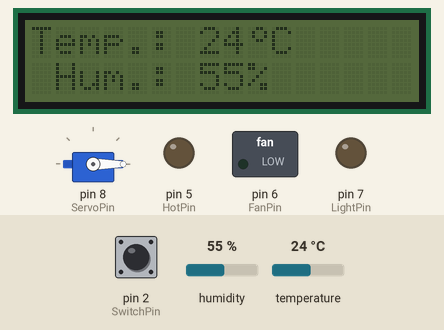
Recording of a sketch running on a simulated Arduino Uno, built with avr-gcc and run on an emulated ATmega328P. On the bench: 16×2 character LCD, servo, switched loads named in the sketch (green lamp = pin HIGH), output pins drawn as LEDs (lit = HIGH). Inputs (shaded band) come from the test bench; at power-on: temperature 24 °C, humidity 55 %, pin 2 (SwitchPin) HIGH. What the sketch prints to the serial monitor is not drawn.

Above: at 2.1 s.
2.2 s: temperature set to 0 °C
At 5.0 s:
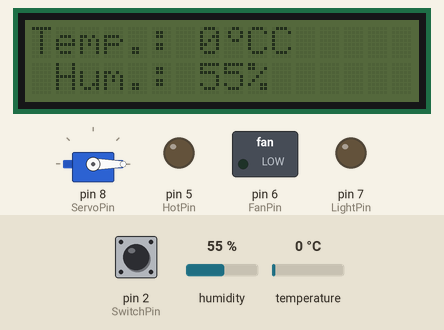
8.4 s: temperature set to 12 °C
At 11.0 s:
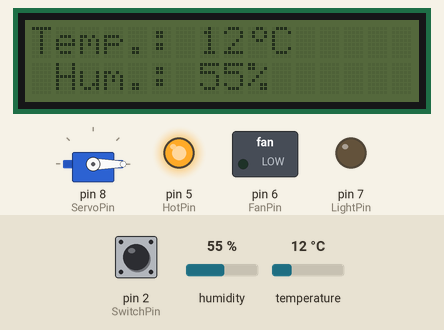
11.5 s: temperature set to 33 °C
At 12.4 s:
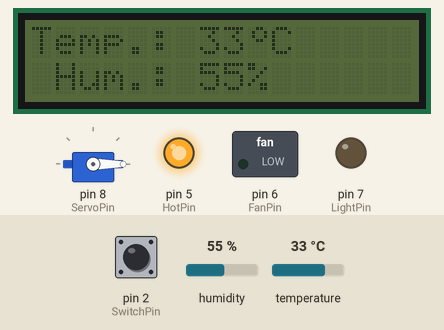
17.7 s: humidity set to 42 %
At 21.2 s:
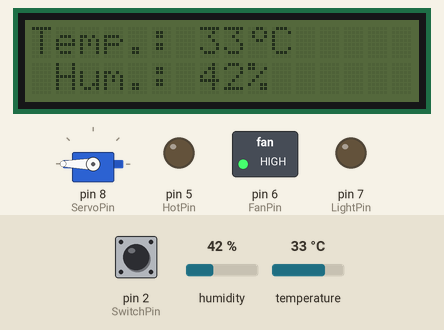
21.5 s: humidity set to 39 %
At 22.8 s:
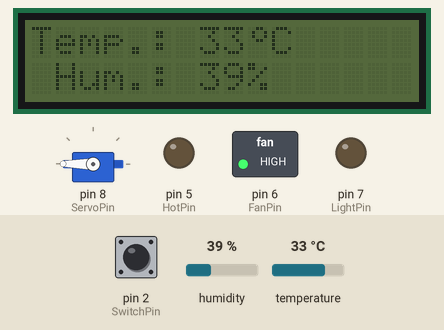
24.3 s: temperature set to 2 °C
At 26.9 s:
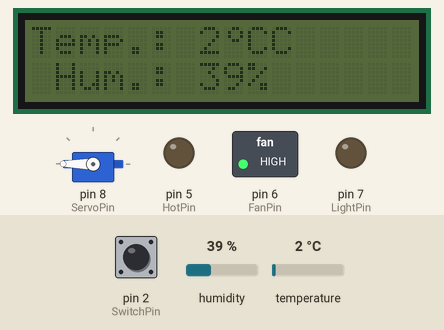
Timing chart, 0 to 31.5 s (numbered marks = the images above; inputs shaded):
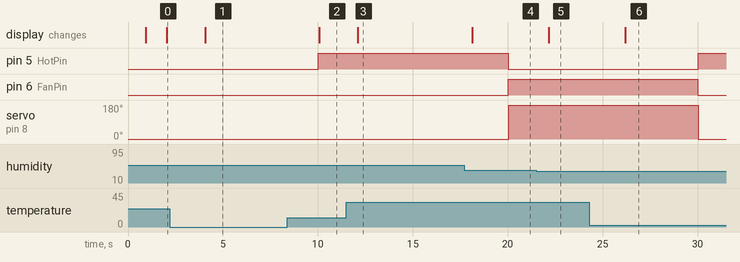

The sketch:

growbox.ino
```cpp
#include <DHT.h>
#include <Wire.h>
#include <LiquidCrystal_I2C.h>
#include <Servo.h>

// ---- Define wanted values for the growbox
int HumMin = 40;
int HumMax = 60;
int TempMin = 20;
int TempMax = 30;

// ---- Define delays
int BackLightDelay = 5; //delay in s
int CheckValueDelay = 10; //delay in s before checking for temperature and humidity in the growbox

// ---- Define pins
int ServoPin = 8; // Servo motor
int SwitchPin = 2; // Interrupt
int HotPin = 5; // Led rouge
int FanPin = 6; // Led jaune
int LightPin = 7; // Led verte
int DHTPin = A0;


// ---- Setup global variables
volatile int IntState = LOW;
int BacklightState = LOW;
unsigned long LastChange1 = 0;
unsigned long LastChange2 = 0;
unsigned long LastChange3 = 0;
unsigned long CurrentTime = 0;
int chk = 0;
int ReadHum = 0;
int ReadTemp = 0;
int angle = 0;   // servo position in degrees

// --- Setup servo
Servo servo;


// ---- Setup DHT sensor
#define DHTPIN DHTPin
#define DHTTYPE DHT22
DHT dht(DHTPIN, DHTTYPE);

// ---- Setup LCD screen
LiquidCrystal_I2C lcd(0x27,16,2);  // set the LCD address to 0x20 for a 16 chars and 2 line display

//************************************************************
//---------------- Define Special Characters-----------------*
// Create a set of new characters                            *
// 0=fan                                                     *
// 1=degree sign                                             *
// 2=termometer                                              *
// 3=waterdruppel                                            *
// 4=spikes                                                  *
// 5=pump                                                    *
// 6=up arrow                                                *
// 7=down arrow                                              *
//************************************************************
const uint8_t charBitmap[][8] = {
  {
    B00000,
    B10001,
    B01010,
    B00100,
    B01010,
    B10001,
    B00000,
    B00000           }
  ,
  {
    0x6, 0x9, 0x9, 0x6, 0, 0, 0, 0           }
  ,
  {
    B00100,
    B01010,
    B01010,
    B01110,
    B01110,
    B11111,
    B11111,
    B01110           }
  ,
  {
    B00100,
    B00100,
    B01010,
    B01010,
    B10001,
    B10001,
    B10001,
    B01110          }
  ,
  {
    B10001,
    B10001,
    B11111,
    B10001,
    B10001,
    B10001,
    B10001,
    B10001           }
  ,
  {
    B01010,
    B00100,
    B00100,
    B00100,
    B11111,
    B11111,
    B11111          }
  ,
  {
    0x0, 0x4, 0xE, 0x15, 0x4, 0x4, 0x4, 0x0           }
  ,
  {
    0x4,0x4,0x4, 0x4, 0x15, 0xE,0x4,0x0           }
};
/// -------- end creation--------------


// --- Mandatory section ---
void setup() {
  Serial.begin(9600);
  lcd.init();
  //upload defined characters to LCD
  int charBitmapSize = (sizeof(charBitmap ) / sizeof (charBitmap[0]));
  for ( int i = 0; i < charBitmapSize; i++ )
  {
    lcd.createChar ( i, (uint8_t *)charBitmap[i] );
  }
  //---------------end upload----------------
  // lcd.backlight();

  //Setup pin modes
  pinMode(FanPin, OUTPUT);  // Output for fan
  digitalWrite(FanPin,LOW);  // Fan Off
  pinMode(HotPin, OUTPUT);  // Output for heater
  digitalWrite(HotPin,LOW);   // Heater off
  pinMode(LightPin, OUTPUT);// Output for light
  digitalWrite(LightPin, LOW); // Light Off
  pinMode(SwitchPin, INPUT); // Input for backlight switch
  digitalWrite(SwitchPin, HIGH); // Switch input Up

  // --- Define interrupts
  attachInterrupt(digitalPinToInterrupt(SwitchPin), BLInt, FALLING); //setup interrupt for backlight switch

  // --- initiate DHT sensor
  dht.begin();

  // --- initiate servo motor
  servo.attach(ServoPin);
  servo.write(0);


  // --- Delay for LCD and DHT sensor
  delay(800);
}


// ---- Main loop section
void loop() {
  CurrentTime = millis();

  // --- Backlight Timer
  int BLDelay = BackLightDelay * 1000;
  unsigned long TimeLapse1 = CurrentTime - LastChange1;
  if (IntState == HIGH){
      lcd.backlight();
      BacklightState = HIGH;
      IntState = LOW;
      LastChange1 = CurrentTime;
    }
    if (BacklightState == HIGH && TimeLapse1 > BLDelay){
        lcd.noBacklight();
        LastChange1 = CurrentTime;
    }

  // --- Thermometer timer
  unsigned long TimeLapse2 = CurrentTime - LastChange2;

  if (TimeLapse2 > 2000){
    // ---- Read all values

    //Read air temp from DS18B20 sensor
    //ReadTemp = getTemp();

    //Read DHT sensor values
    ReadHum = dht.readHumidity();
    ReadTemp = dht.readTemperature();

    //Send data to serial port
    Serial.print("t= ");
    Serial.println(ReadTemp);
    Serial.print("h= ");
    Serial.println(ReadHum);
    LastChange2 = CurrentTime;
  }

  // --- Growbox timer / Main Function
  int CVDelay = CheckValueDelay * 1000;
  unsigned long TimeLapse3 = CurrentTime - LastChange3;

  if (TimeLapse3 > CVDelay){
    // ---- Read all values

    //Read air temp from DS18B20 sensor
    //float ReadTemp = getTemp();

    //Read DHT11 sensor values
    //int chk = DHT.read11(DHTPin);
    //float ReadHum = DHT.humidity;
    //float ReadTemp = DHT.temperature;

    if (ReadTemp >=  TempMax || ReadHum >=  HumMax)
    {
     digitalWrite(HotPin,LOW);   // heater off
     digitalWrite(FanPin,HIGH);  // fan On
     servo.write(180);  // open flaps
    }
    else{
     //digitalWrite(HotPin,LOW);   // heater Off
     digitalWrite(FanPin,LOW);  // fan Off
     servo.write(0);  // close flaps
    };

    if (ReadTemp <=  TempMin || ReadHum <=  HumMin)
    {
     digitalWrite(HotPin,HIGH);   // heater on
     digitalWrite(FanPin,LOW);  // fan Off
     servo.write(0);  // close flaps
    }
    else{
     digitalWrite(HotPin,LOW);   // heater Off
    };

    LastChange3 = CurrentTime;
  }

  // --- Display data on LCD screen
  lcd.setCursor(0, 0);
    lcd.print("Temp.: ");
    lcd.print(ReadTemp);
    lcd.print(char(1));
    lcd.print("C");
  lcd.setCursor(0, 1);
    lcd.print(" Hum.: ");
    lcd.print(ReadHum);
    lcd.print("%");
  }

// --- Funtion for switch interrupt
void BLInt() {
    IntState = HIGH;
}
```

Measured:
- after the input at 2.2 s, the display: changes after 1.9 s (image 1)
- after the input at 8.4 s, the display: changes after 1.7 s (image 2)
- after the input at 11.5 s, the display: changes after 0.59 s (image 3)
- after the input at 17.7 s, the display: changes after 0.44 s (image 4)
- after the input at 21.5 s, the display: changes after 0.67 s (image 5)
- after the input at 24.3 s, the display: changes after 1.9 s (image 6)
